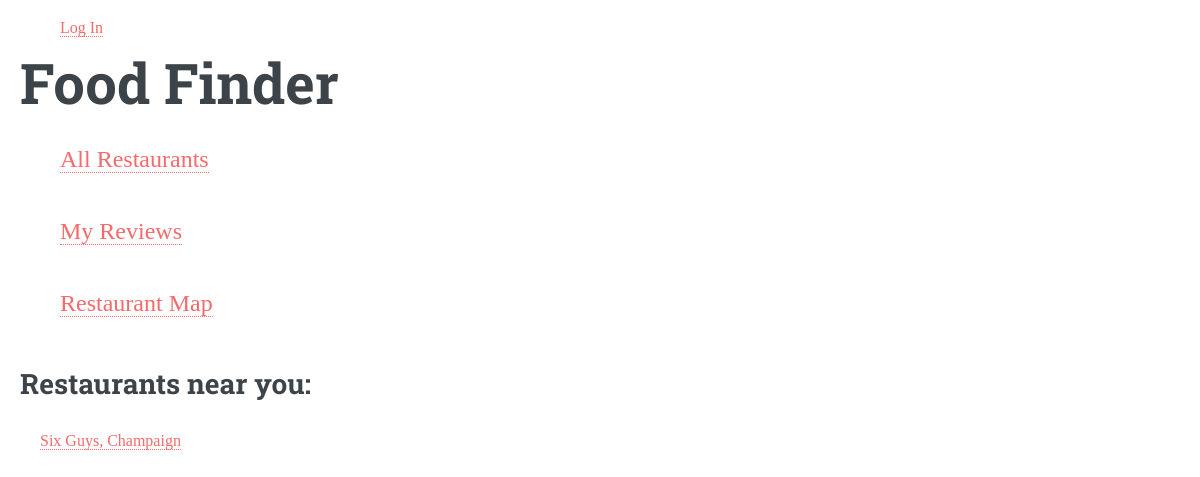
Page /restaurant/ on the earlier database version.
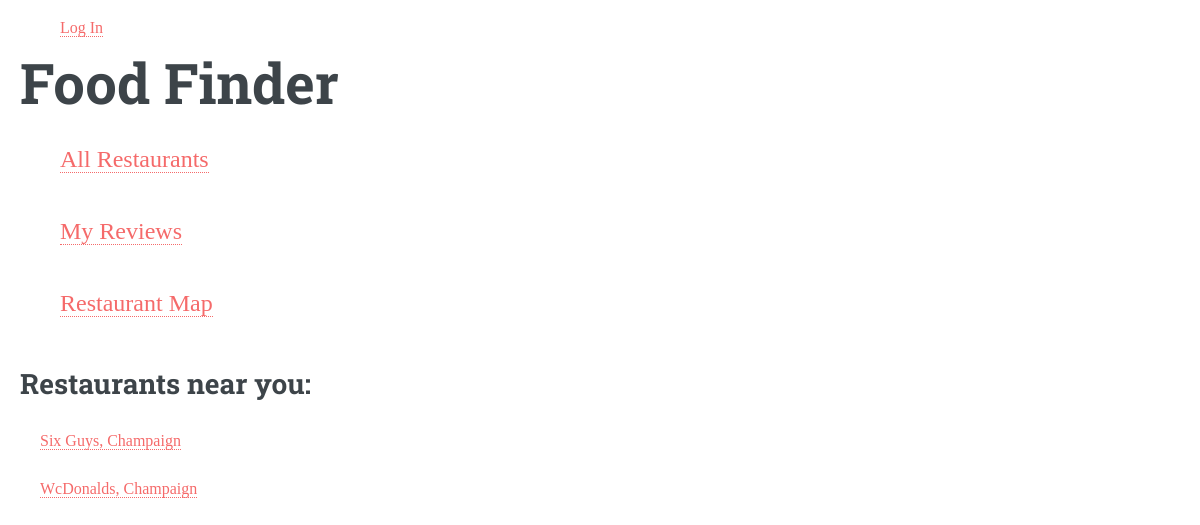
Same page on the later database version.
### foodfinder/models.py (models this page shows)
class Restaurant(models.Model):
    restaurant_id = models.AutoField(primary_key=True)
    restaurant_name = models.CharField(max_length=30)
    restaurant_location = models.CharField(max_length=30)
    restaurant_latitude = models.FloatField()
    restaurant_longitude = models.FloatField()
    restaurant_price = models.IntegerField()
    avg_rating = models.FloatField()
    def __str__(self):
        base = f"{self.restaurant_name}, {self.restaurant_location}"
        return f"{base}"
    def get_absolute_url(self):
        return reverse('restaurant-detail-url',
                       kwargs={'primary_key': self.pk}
                       )

### foodfinder/views.py (the view, shortened to what this page needs)
# urls.py: path('restaurant/', RestaurantView.as_view(), name='restaurant-url'),
class RestaurantView(ListView):
    model = Restaurant
    template_name = 'food/restaurant_list.html'
    context_object_name = 'restaurant_rows_for_looping'

### foodfinder/templates/food/restaurant_list.html (shortened to what this page needs)
{% extends 'food/base.html' %}
{% block content %}
    <h2>Restaurants near you:</h2>
    <ul>
        {% for restaurant_for_loop in restaurant_rows_for_looping %}
            <p>
                <a href="{{ restaurant_for_loop.get_absolute_url }}"> {{ restaurant_for_loop }}</a>
            </p>
        {% empty %}
            No restaurants yet!
        {% endfor %}
    </ul>
{% endblock %}

Differences in the rows shown:
added Restaurant: restaurant_name+restaurant_location "WcDonalds, Champaign"
